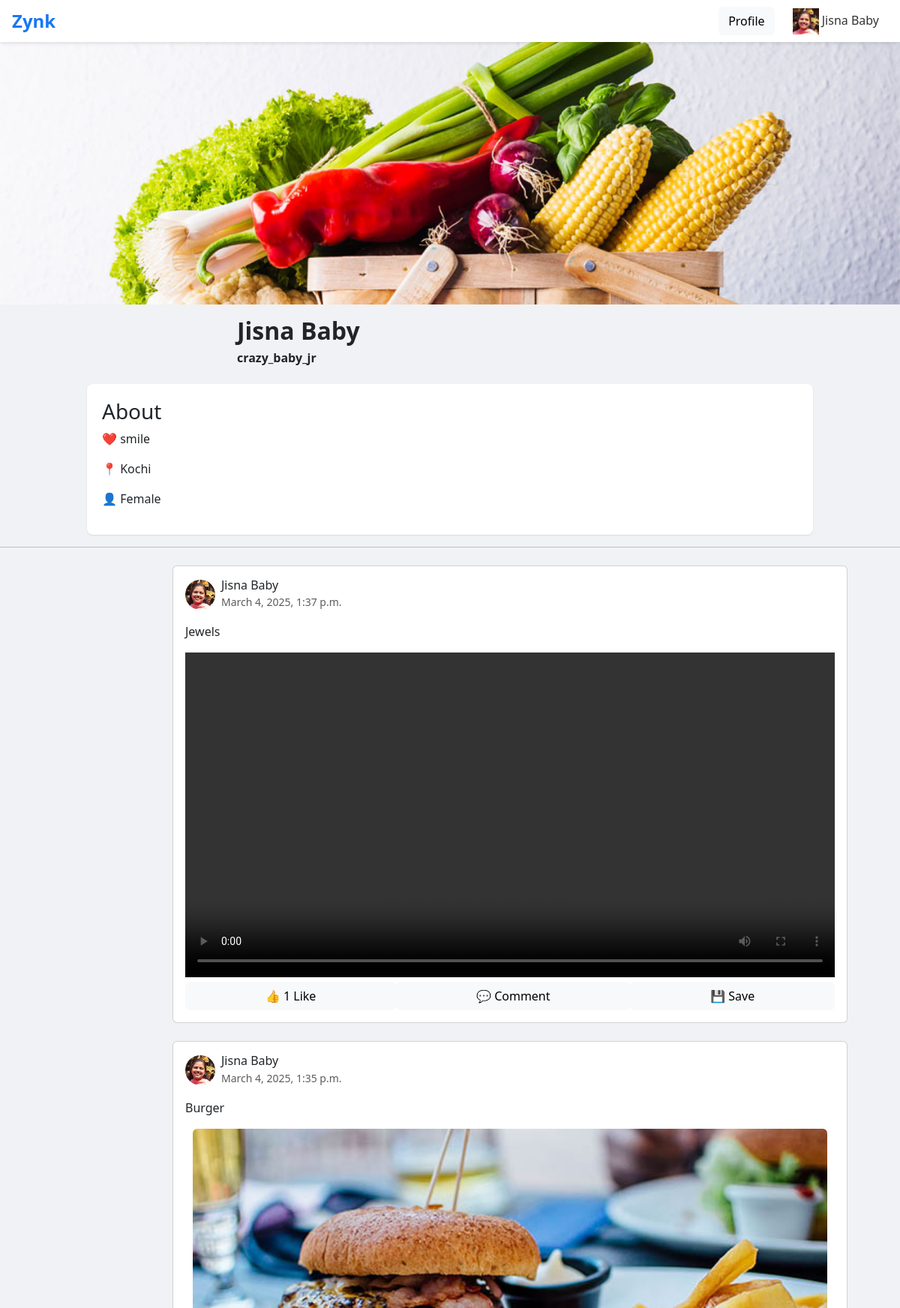
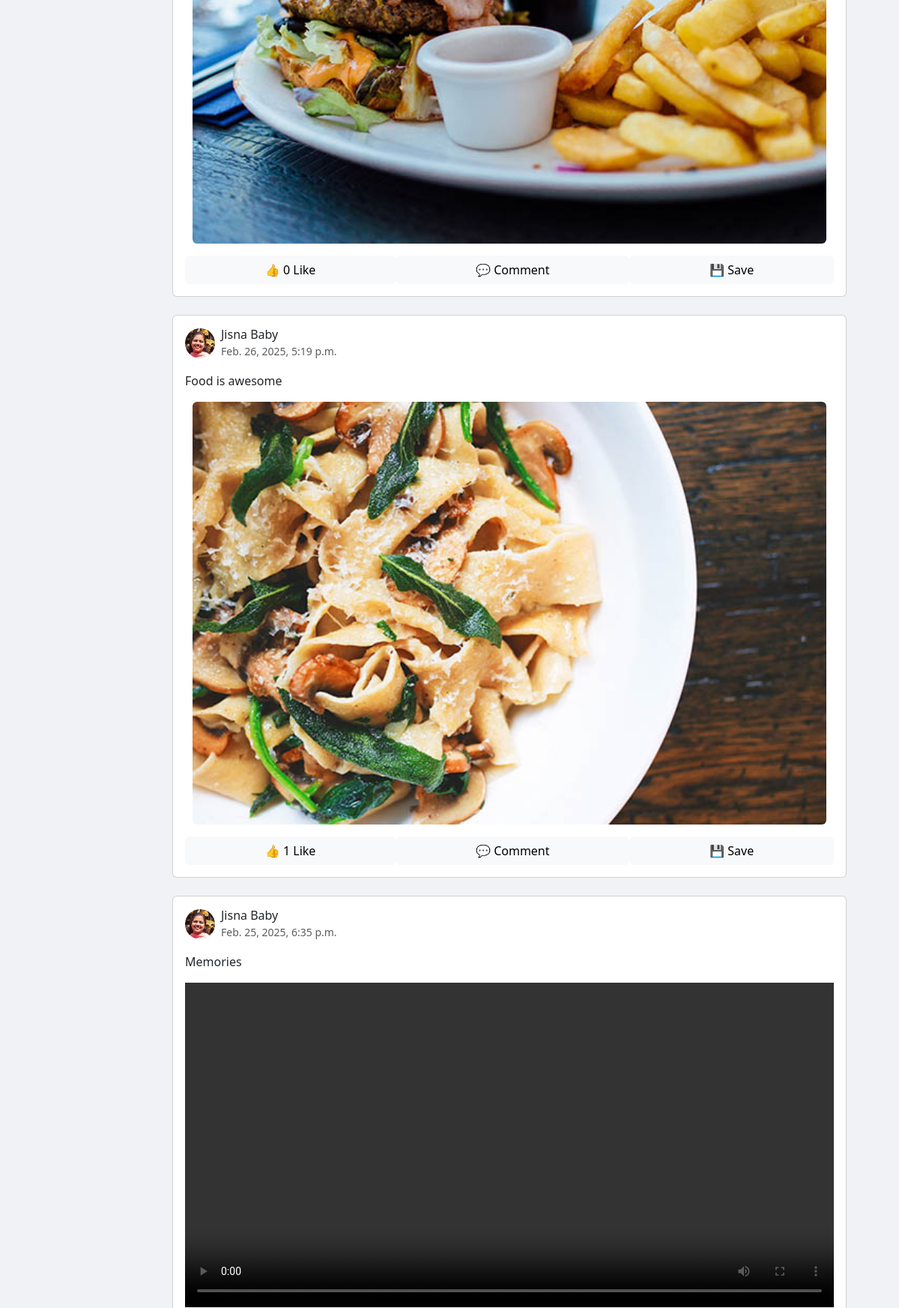
The page /user_profile/crazy_baby_jr/ (upper part) on the database its author committed (2 pictures, top to bottom).
### Web_Side/models.py (models this page shows, shortened)
class RegisterDB(models.Model):
    username = models.CharField(max_length=150, unique=True,null=False,blank=False)
    email = models.EmailField(unique=True)
    password = models.CharField(max_length=255)  # Store hashed passwords using make_password
    full_name = models.CharField(max_length=255, blank=True, null=True)
    phone = models.CharField(max_length=15, blank=True, null=True)
    date_joined = models.DateTimeField(auto_now_add=True)
    is_active = models.BooleanField(default=True)
    profile_image = models.ImageField(upload_to='profile_images/', blank=True, null=True)  # Add this
    cover_photo = models.ImageField(upload_to='cover_photos/', blank=True, null=True)
    warning_count = models.IntegerField(default=0)# Add this

class UserProfile(models.Model):
    user = models.OneToOneField('RegisterDB', on_delete=models.CASCADE)  # Assuming custom user model
    bio = models.TextField(blank=True, null=True)
    place = models.CharField(max_length=255, blank=True, null=True)
    gender = models.CharField(max_length=10, choices=[('Male', 'Male'), ('Female', 'Female'), ('Other', 'Other')], blank=True, null=True)

class Post(models.Model):
    user = models.ForeignKey(RegisterDB, on_delete=models.CASCADE)
    caption = models.TextField()
    image = models.ImageField(upload_to='post_images/', blank=True, null=True)
    video = models.FileField(upload_to='post_videos/', blank=True, null=True)
    created_at = models.DateTimeField(auto_now_add=True)

### Web_Side/views.py (the view)
# urls.py: path('user_profile/<str:username>/', views.user_profile, name='user_profile'),
def user_profile(request, username):
    user = RegisterDB.objects.filter(username=username).first()
    if not user:
        messages.error(request, "User not found.")
        return redirect('profile_page')
    user_profile, created = UserProfile.objects.get_or_create(user=user)
    posts = Post.objects.filter(user=user).order_by('-created_at')
    return render(request, "User_Profile.html", {
        'user': user,
        'user_profile': user_profile,
        'posts': posts
    })

### Web_Side/templates/User_Profile.html (shortened to what this page needs)
<!DOCTYPE html>
{% load static %}
<html lang="en">
<head>
    <link href="https://cdn.jsdelivr.net/npm/bootstrap@5.3.3/dist/css/bootstrap.min.css" rel="stylesheet">
    <link href="{% static 'reg/css/profile.css' %}" type="text/css" rel="stylesheet">
</head>
<body>
    <nav class="navbar">
        <div class="navbar-brand">Zynk</div>
        <div class="navbar-actions">
            <a href="{% url 'profile_page' %}" class="btn btn-light">Profile</a>
            <button class="nav-button">
                <img id="profile-photo" style="width:35px;height:35px;"
                     src="{% if user.profile_image %}{{ user.profile_image.url }}{% else %}{% static 'reg/images/Avatar.png' %}{% endif %}"
                     alt="Profile Avatar">
                {{ user.full_name }}
            </button>
        </div>
    </nav>
    <main class="main-content">
        <div class="cover-photo">
            {% if user.cover_photo %}
                <img id="cover-photo" src="{{ user.cover_photo.url }}" alt="Cover Photo">
            {% else %}
                <img id="cover-photo" src="{% static 'images/default-cover.jpg' %}" alt="Default Cover Photo">
            {% endif %}
        </div>
        <div class="profile-section">
            <div class="profile-info">
                <h3 class="profile-name">{{ user.full_name }}</h3>
                <h6 style="font-weight:bold;">{{ user.username }}</h6>
            </div>
            <div class="profile-details">
                <h3>About</h3>
                <p>❤️ {{ user_profile.bio|default:"No bio added yet." }}</p>
                <p>📍 {{ user_profile.place|default:"Location not set." }}</p>
                <p>👤 {{ user_profile.gender|default:"Not specified." }}</p>
            </div>
        </div>
        <hr>
        {% for post in posts %}
            <div class="card mt-4 " style="width:900px;margin-left:230px;">
                <div class="card-body">
                    <div class="d-flex align-items-center mb-3">
                        <img src="{% if post.user.profile_image %}{{ post.user.profile_image.url }}{% else %}{% static 'images/default-profile.jpg' %}{% endif %}" class="rounded-circle me-2" width="40px" height="40">
                        <div>
                            <h6 class="mb-0">{{ post.user.full_name }}</h6>
                            <small class="text-muted">{{ post.created_at }}</small>
                        </div>
                    </div>
                    <div class="mb-3">{{ post.caption }}</div>
                    {% if post.image %}
                        <img src="{{ post.image.url }}" class="img-fluid rounded mb-3 post-media" width="250px;" >
                    {% endif %}
                    {% if post.video %}
                        <video width="100%" controls>
                            <source src="{{ post.video.url }}" type="video/mp4">
                        </video>
                    {% endif %}
                    <div class="d-flex justify-content-between">
                        <button class="btn btn-light flex-grow-1" onclick="likePost({{ post.id }})">👍 <span id="like-count-{{ post.id }}">{{ post.like_set.count }}</span> Like</button>
                        <button class="btn btn-light flex-grow-1" onclick="toggleCommentBox({{ post.id }})">💬 Comment</button>
                        {% if post.image %}
                <button class="btn btn-light flex-grow-1" onclick="downloadPost('{{ post.image.url }}')">💾 Save</button>
            {% endif %}
            {% if post.video %}
                <button class="btn btn-light flex-grow-1" onclick="downloadPost('{{ post.video.url }}')">💾 Save</button>
            {% endif %}
                    </div>
                </div>
            </div>
        {% endfor %}
    </main>
</body>
</html>

### Web_Side/static/reg/css/profile.css (style rules this page uses)
* { margin: 0; padding: 0; box-sizing: border-box; font-family: system-ui, -apple-system, BlinkMacSystemFont, 'Segoe UI', Roboto, sans-serif; }
.navbar { display: flex; justify-content: space-between; align-items: center; background-color: white; padding: 10px 20px; height:70px; }
.navbar-actions { display: flex; align-items: center; }
.nav-button { background: none; border: none; color: #333; padding: 10px; cursor: pointer; font-size: 16px; }
body { background-color: #f0f2f5; }
.navbar { position: fixed; top: 0; left: 0; right: 0; height: 56px; background-color: white; box-shadow: 0 2px 4px rgba(0,0,0,0.1); display: flex; align-items: center; justify-content: space-between; padding: 0 16px; z-index: 1000; }
.navbar-brand { font-size: 24px; font-weight: bold; color: #1877f2; }
.navbar-actions { display: flex; gap: 12px; }
.nav-button { padding: 8px 12px; border: none; background: none; cursor: pointer; border-radius: 8px; }
.main-content { margin-top: 56px; }
.cover-photo { position: relative; width: 100%; height: 350px; background-color: #f0f2f5; overflow: hidden; }
.cover-photo img { width: 100%; height: 100%; object-fit: cover; }
.profile-section { position: relative; max-width: 1000px; margin: 0 auto; padding: 0 16px; }
.profile-info { margin-left: 200px; padding: 16px 0; }
.profile-name { font-size: 32px; font-weight: bold; margin-bottom: 8px; }
.profile-details { margin-top: 0px; padding: 20px; background: white; border-radius: 8px; box-shadow: 0 1px 2px rgba(0,0,0,0.1); }
.post-media { width: 100%; max-width: calc(100% - 20px); display: block; margin: 0 auto; border-radius: 8px }

### rows shown on the page
RegisterDB: profile_image (picture), full_name "Jisna Baby", cover_photo (picture), username "crazy_baby_jr"
UserProfile: bio "smile", place "Kochi", gender "Female"
Post: user.profile_image (picture), user.full_name "Jisna Baby", created_at "March 4, 2025, 1:37 p.m.", caption "Jewels", like_set.count "1"
Post: user.profile_image (picture), user.full_name "Jisna Baby", created_at "March 4, 2025, 1:35 p.m.", caption "Burger", image (picture), like_set.count "0"
Post: user.profile_image (picture), user.full_name "Jisna Baby", created_at "Feb. 26, 2025, 5:19 p.m.", caption "Food is awesome", image (picture), like_set.count "1"
Post: user.profile_image (picture), user.full_name "Jisna Baby", created_at "Feb. 25, 2025, 6:35 p.m.", caption "Memories"
